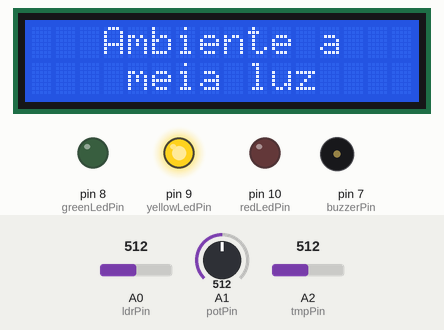
Simulated run of this sketch. Board: Arduino Uno, built with avr-gcc and run on an emulated ATmega328P. Shown: 16×2 character LCD, output pins drawn as LEDs (lit = HIGH), buzzer (waves = sounding). Inputs (shaded band) come from the test bench; at power-on: A0 (ldrPin) = 512, A1 (potPin) = 512, A2 (tmpPin) = 512. What the sketch prints to the serial monitor is not drawn.

Above: at 1.2 s.
1.3 s: A0 (ldrPin) set to 217
3.2 s: A0 (ldrPin) set to 186
At 4.5 s:
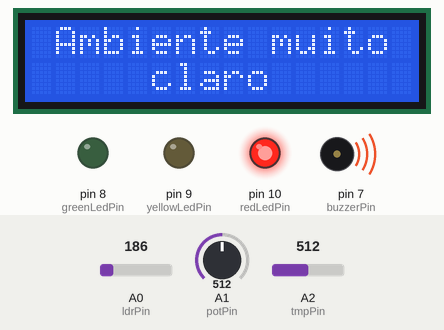
5.5 s: A0 (ldrPin) set to 716
At 6.6 s:
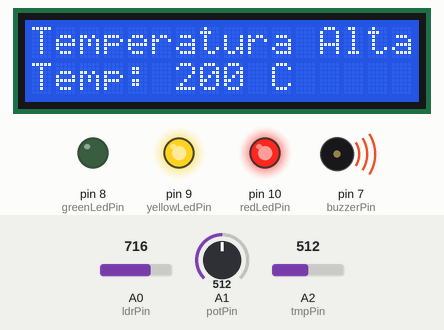
Timing chart, 0 to 8.5 s (numbered marks = the images above; inputs shaded):
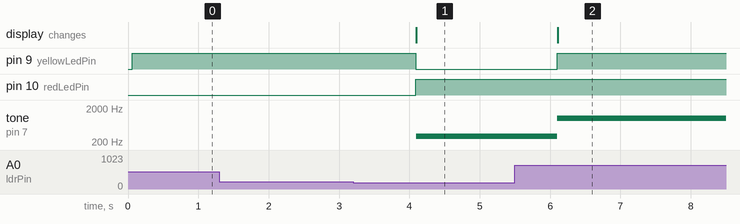

Measured:
- the behaviour switches between 200 and 199 on A0 (ldrPin) (found by bisection; images 0 and 1)
- after the input at 1.3 s, every drawn part: stays the same
- after the input at 3.2 s, pin 9 (yellowLedPin): HIGH → LOW after 0.89 s; pin 10 (redLedPin): LOW → HIGH after 0.89 s; tone on pin 7 (buzzerPin): silent → 291 Hz after 0.90 s; the display: changes after 0.90 s (image 1)
- after the input at 5.5 s, pin 9 (yellowLedPin): LOW → HIGH after 0.60 s; tone on pin 7 (buzzerPin): 291 Hz → 1000 Hz after 0.60 s; the display: changes after 0.61 s (image 2)

The sketch:

index.ino
```cpp
#include <LiquidCrystal.h>

// Definições de pinos
const int ldrPin = A0;          // Pino analógico para o LDR
const int tmpPin = A2;          // Pino analógico para o sensor de temperatura
const int potPin = A1;          // Pino analógico para o potenciômetro de umidade
const int greenLedPin = 8;      // Pino do LED verde
const int yellowLedPin = 9;     // Pino do LED amarelo
const int redLedPin = 10;       // Pino do LED vermelho
const int buzzerPin = 7;        // Pino do buzzer
const int numReadings = 5; // Número de leituras para calcular a média

// Definições de limites de luminosidade
const int luminosityThresholdOK = 600;      // Luminosidade considerada OK
const int luminosityThresholdAlert = 200;   // Luminosidade considerada em alerta

// Definições de limites de temperatura
const int tempThresholdHigh = 15;           // Limite superior de temperatura
const int tempThresholdLow = 10;            // Limite inferior de temperatura

// Definições de limites de umidade
const int humidityThresholdHigh = 715;       // Limite superior de umidade
const int humidityThresholdLow = 512;        // Limite inferior de umidade

// Variáveis globais
int luminosityReadings[5];     // Array para armazenar as últimas 5 leituras de luminosidade
int tempReadings[5];           // Array para armazenar as últimas 5 leituras de temperatura
int humidityReadings[5];       // Array para armazenar as últimas 5 leituras de umidade
int luminosityIndex = 0;       // Índice para rastrear a posição atual no array de leituras de luminosidade
int tempIndex = 0;             // Índice para rastrear a posição atual no array de leituras de temperatura
int humidityIndex = 0;         // Índice para rastrear a posição atual no array de leituras de umidade
unsigned long lastDisplayTime;  // Último momento em que o display foi atualizado
LiquidCrystal lcd(11, 12, 13, 5, 4, 3, 2); // Inicialização do display LCD

int avgLuminosity = 0;
int avgTemp = 0;
int avgHumidity = 0;

int tempReadTotal = 0;
int humidityReadTotal = 0;

void setup() {
  // Inicialização dos pinos
  pinMode(ldrPin, INPUT);
  pinMode(tmpPin, INPUT);
  pinMode(potPin, INPUT);
  pinMode(greenLedPin, OUTPUT);
  pinMode(yellowLedPin, OUTPUT);
  pinMode(redLedPin, OUTPUT);
  pinMode(buzzerPin, OUTPUT);

  // Inicialização do monitoramento
  Serial.begin(9600); // Inicialização da comunicação serial
  lcd.begin(16, 2);   // Inicialização do display LCD

  for (int i = 0; i < 5; i++) {
    tempReadings[i] = 0; // Inicializa todas as leituras com 0
    humidityReadings[i] = 0;
  }
}

void loop() {
  // Leitura dos sensores
  int luminosityValue = analogRead(ldrPin);
  int humidityValue = analogRead(potPin);
  int rawTempValue = analogRead(tmpPin);
  double voltage = (rawTempValue / 1023.0) * 5000; // 5000 to get millivots.
  double tempValue = (voltage - 500) * 0.1; // 500 is the offset

  tempReadTotal = tempReadTotal - tempReadings[tempIndex];    // Subtrai o valor mais antigo
  tempReadings[tempIndex] = tempValue;      // Armazena a leitura atual
  tempReadTotal = tempReadTotal + tempReadings[tempIndex];    // Adiciona o novo valor ao total
  tempIndex = (tempIndex + 1) % 5; // Avança para o próximo índice circularmente
  avgTemp = tempReadTotal / 5; // Calcula a média das últimas leituras

  humidityReadTotal = humidityReadTotal - humidityReadings[humidityIndex];    // Subtrai o valor mais antigo
  humidityReadings[humidityIndex] = humidityValue;      // Armazena a leitura atual
  humidityReadTotal = humidityReadTotal + humidityReadings[humidityIndex];    // Adiciona o novo valor ao total
  humidityIndex = (humidityIndex + 1) % 5; // Avança para o próximo índice circularmente
  avgHumidity = humidityReadTotal / 5; // Calcula a média das últimas leituras

  // Leitura dos sensores a cada 1000ms
  if (millis() - lastDisplayTime >= 1000) {
    readSensors(); // Realiza a leitura dos sensores
    lastDisplayTime = millis(); // Atualiza o tempo da última leitura dos sensores
  }

   // Atualiza o display LCD a cada 5000ms
  if (millis() - lastDisplayTime >= 5000) {
    updateDisplay(); // Atualiza o display LCD
    lastDisplayTime = millis(); // Atualiza o tempo da última atualização do display
  }


  if (luminosityValue >= luminosityThresholdOK && tempValue >= tempThresholdLow && tempValue <= tempThresholdHigh && humidityValue >= humidityThresholdLow && humidityValue <= humidityThresholdHigh){
	digitalWrite(greenLedPin, HIGH);
    digitalWrite(yellowLedPin, LOW);
	digitalWrite(redLedPin, LOW);
    lcd.clear();
    lcd.setCursor(0, 0);
    lcd.print("Luminosidade OK");

    lcd.clear();
    lcd.setCursor(0, 0);
    lcd.print(" Temperatura OK ");
    lcd.setCursor(0, 1);
    lcd.print(" Temp: ");
    lcd.print(avgTemp);
    lcd.print(" C   ");

    lcd.clear();
    lcd.setCursor(0, 0);
    lcd.print("Umidade OK");
    lcd.setCursor(0, 1);
    lcd.print("Umidade: ");
    lcd.print(map(avgHumidity, 0, 1023, 0, 100));
    lcd.print("%  ");
    noTone(buzzerPin);
  }
  else if (luminosityValue >= luminosityThresholdAlert && luminosityValue < luminosityThresholdOK) {
    digitalWrite(greenLedPin, LOW);
    digitalWrite(yellowLedPin, HIGH);
    digitalWrite(redLedPin, LOW);
    lcd.clear();
    lcd.setCursor(3, 0);
    lcd.print("Ambiente a");
    lcd.setCursor(4, 1);
    lcd.print("meia luz");
    //tone(buzzerPin, 1000);// // Frequência do buzzer
  }
  else if (luminosityValue < luminosityThresholdAlert)
  {
    digitalWrite(greenLedPin, LOW);
    digitalWrite(yellowLedPin, LOW);
    digitalWrite(redLedPin, HIGH);
    lcd.clear();
    lcd.setCursor(1, 0);
    lcd.print("Ambiente muito");
    lcd.setCursor(5, 1);
    lcd.print("claro");
    tone(buzzerPin, 291); // Frequência do buzzer
  }
  else if (tempValue > tempThresholdHigh) {
    digitalWrite(greenLedPin, LOW);
    digitalWrite(yellowLedPin, HIGH);
    digitalWrite(redLedPin, HIGH);
    tone(buzzerPin, 1000); // Frequência do buzzer
    lcd.clear();
    lcd.setCursor(0, 0);
    lcd.print("Temperatura Alta");
    lcd.setCursor(0, 1);
    lcd.print("Temp: ");
    lcd.print(avgTemp);
    lcd.print(" C   ");
    delay(5000);
  }
  else if (tempValue < tempThresholdLow){
    digitalWrite(greenLedPin, LOW);
    digitalWrite(yellowLedPin, HIGH);
    digitalWrite(redLedPin, HIGH);
    tone(buzzerPin, 1000); // Frequência do buzzer
    lcd.clear();
    lcd.setCursor(0, 0);
    lcd.print("Temp. Baixa");
    lcd.setCursor(0, 1);
    lcd.print("Temp: ");
    lcd.print(avgTemp);
    lcd.print(" C   ");
  }
  else if (humidityValue > humidityThresholdHigh) {
    digitalWrite(greenLedPin, LOW);
    digitalWrite(redLedPin, HIGH);
    tone(buzzerPin, 1000); // Frequência do buzzer
    lcd.clear();
    lcd.setCursor(0, 0);
    lcd.print("Umidade. Alta");
    lcd.setCursor(0, 1);
    lcd.print("Umidade: ");
    lcd.print(map(avgHumidity, 0, 1023, 0, 100));

    //lcd.print(avgHumidity);//
    lcd.print("%  ");
    delay(1000);
  } else {
    digitalWrite(greenLedPin, LOW);
    digitalWrite(redLedPin, HIGH);;
    tone(buzzerPin, 1000); // Frequência do buzzer
    lcd.clear();
    lcd.setCursor(0, 0);
    lcd.print("Umidade. Baixa");
    lcd.setCursor(0, 1);
    lcd.print("Umidade: ");
    lcd.print(map(avgHumidity, 0, 1023, 0, 100));
    lcd.print("%  ");
  }

  // Saída de depuração para monitoramento
  Serial.print("Luminosidade: ");
  Serial.println(luminosityValue);
  Serial.print("Temperatura: ");
  Serial.println(tempValue);
  Serial.print("Umidade: ");
  //Serial.println(humidityValue);//
  Serial.print(map(humidityValue, 0, 1023, 0, 100));
  Serial.println("%");
  Serial.println("---");
  delay(1000); // Aguarda 1 segundo entre as leituras

}
void readSensors() {
  // Leitura dos sensores
  int luminosityValue = analogRead(ldrPin);
  int rawTempValue = analogRead(tmpPin);
  int humidityValue = analogRead(potPin);}


void updateDisplay() {}
```
